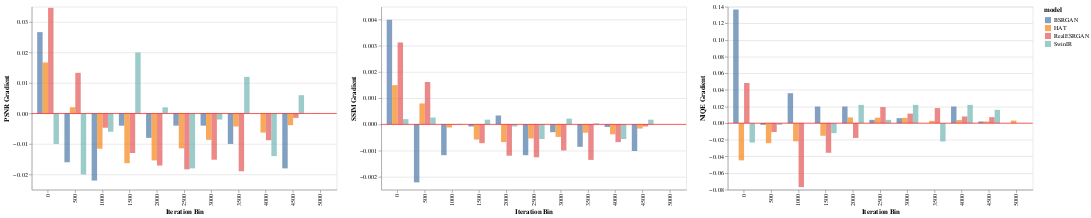

Notebook cell for this chart:
### Code cell
#create clustered bar charts
# Common tooltip fields
tooltips = [
    'model:N',
    'bin:Q',
    'mean_psnr_grad:Q',
    'std_psnr_grad:Q',
    'mean_ssim_grad:Q',
    'std_ssim_grad:Q',
    'mean_niqe_grad:Q',
    'std_niqe_grad:Q'
]

# Function to create side-by-side bars per bin
def make_bar_chart(metric, title):
    bars = alt.Chart(df_convergence_stats).mark_bar(opacity=0.7).encode(
        x=alt.X('bin:O', title='Iteration Bin'),  # treat bin as ordinal for neat spacing
        y=alt.Y(f'{metric}:Q', title=title),
        color='model:N',
        xOffset='model:N',  # side-by-side bars for each model
        tooltip=tooltips
    ).properties(width=500, height=300)

    zero = alt.Chart(pd.DataFrame({'y': [0]})).mark_rule(color='red').encode(y='y:Q')

    return bars + zero

# Build faceted chart
final_chart = alt.hconcat(
    make_bar_chart('mean_psnr_grad', 'PSNR Gradient'),
    make_bar_chart('mean_ssim_grad', 'SSIM Gradient'),
    make_bar_chart('mean_niqe_grad', 'NIQE Gradient')
).resolve_scale(color='shared')

final_chart

### Figure 1 — Vega-Lite specification as saved in the notebook (floating-point values rounded to 4 significant figures)
{"config": {"view": {"continuousWidth": 300, "continuousHeight": 300}}, "hconcat": [{"layer": [{"data": {"name": "data-1a27289bd7dedca6c0067143a7757513"}, "mark": {"type": "bar", "opacity": 0.7}, "encoding": {"color": {"field": "model", "type": "nominal"}, "tooltip": [{"field": "model", "type": "nominal"}, {"field": "bin", "type": "quantitative"}, {"field": "mean_psnr_grad", "type": "quantitative"}, {"field": "std_psnr_grad", "type": "quantitative"}, {"field": "mean_ssim_grad", "type": "quantitative"}, {"field": "std_ssim_grad", "type": "quantitative"}, {"field": "mean_niqe_grad", "type": "quantitative"}, {"field": "std_niqe_grad", "type": "quantitative"}], "x": {"field": "bin", "title": "Iteration Bin", "type": "ordinal"}, "xOffset": {"field": "model", "type": "nominal"}, "y": {"field": "mean_psnr_grad", "title": "PSNR Gradient", "type": "quantitative"}}}, {"data": {"name": "data-a0a55d106695e8d630baff0f16eee66d"}, "mark": {"type": "rule", "color": "red"}, "encoding": {"y": {"field": "y", "type": "quantitative"}}}], "height": 300, "width": 500}, {"layer": [{"data": {"name": "data-1a27289bd7dedca6c0067143a7757513"}, "mark": {"type": "bar", "opacity": 0.7}, "encoding": {"color": {"field": "model", "type": "nominal"}, "tooltip": [{"field": "model", "type": "nominal"}, {"field": "bin", "type": "quantitative"}, {"field": "mean_psnr_grad", "type": "quantitative"}, {"field": "std_psnr_grad", "type": "quantitative"}, {"field": "mean_ssim_grad", "type": "quantitative"}, {"field": "std_ssim_grad", "type": "quantitative"}, {"field": "mean_niqe_grad", "type": "quantitative"}, {"field": "std_niqe_grad", "type": "quantitative"}], "x": {"field": "bin", "title": "Iteration Bin", "type": "ordinal"}, "xOffset": {"field": "model", "type": "nominal"}, "y": {"field": "mean_ssim_grad", "title": "SSIM Gradient", "type": "quantitative"}}}, {"data": {"name": "data-a0a55d106695e8d630baff0f16eee66d"}, "mark": {"type": "rule", "color": "red"}, "encoding": {"y": {"field": "y", "type": "quantitative"}}}], "height": 300, "width": 500}, {"layer": [{"data": {"name": "data-1a27289bd7dedca6c0067143a7757513"}, "mark": {"type": "bar", "opacity": 0.7}, "encoding": {"color": {"field": "model", "type": "nominal"}, "tooltip": [{"field": "model", "type": "nominal"}, {"field": "bin", "type": "quantitative"}, {"field": "mean_psnr_grad", "type": "quantitative"}, {"field": "std_psnr_grad", "type": "quantitative"}, {"field": "mean_ssim_grad", "type": "quantitative"}, {"field": "std_ssim_grad", "type": "quantitative"}, {"field": "mean_niqe_grad", "type": "quantitative"}, {"field": "std_niqe_grad", "type": "quantitative"}], "x": {"field": "bin", "title": "Iteration Bin", "type": "ordinal"}, "xOffset": {"field": "model", "type": "nominal"}, "y": {"field": "mean_niqe_grad", "title": "NIQE Gradient", "type": "quantitative"}}}, {"data": {"name": "data-a0a55d106695e8d630baff0f16eee66d"}, "mark": {"type": "rule", "color": "red"}, "encoding": {"y": {"field": "y", "type": "quantitative"}}}], "height": 300, "width": 500}], "resolve": {"scale": {"color": "shared"}}, "$schema": "https://vega.github.io/schema/vega-lite/v5.20.1.json", "datasets": {"data-1a27289bd7dedca6c0067143a7757513": [{"model": "BSRGAN", "bin": 0.0, "mean_psnr_grad": 0.02667, "std_psnr_grad": 0.106, "min_psnr_grad": -0.07, "max_psnr_grad": 0.14, "mean_ssim_grad": 0.004, "std_ssim_grad": 0.004351, "min_ssim_grad": -0.0004, "max_ssim_grad": 0.0083, "mean_niqe_grad": 0.1367, "std_niqe_grad": 0.2194, "min_niqe_grad": 0.01, "max_niqe_grad": 0.39}, {"model": "BSRGAN", "bin": 500.0, "mean_psnr_grad": -0.016, "std_psnr_grad": 0.06427, "min_psnr_grad": -0.1, "max_psnr_grad": 0.07, "mean_ssim_grad": -0.00222, "std_ssim_grad": 0.004927, "min_ssim_grad": -0.0079, "max_ssim_grad": 0.0049, "mean_niqe_grad": -0.002, "std_niqe_grad": 0.1217, "min_niqe_grad": -0.16, "max_niqe_grad": 0.14}, {"model": "BSRGAN", "bin": 1000.0, "mean_psnr_grad": -0.022, "std_psnr_grad": 0.06221, "min_psnr_grad": -0.09, "max_psnr_grad": 0.03, "mean_ssim_grad": -0.00118, "std_ssim_grad": 0.003301, "min_ssim_grad": -0.0043, "max_ssim_grad": 0.0031, "mean_niqe_grad": 0.036, "std_niqe_grad": 0.09503, "min_niqe_grad": -0.08, "max_niqe_grad": 0.16}, {"model": "BSRGAN", "bin": 1500.0, "mean_psnr_grad": -0.004, "std_psnr_grad": 0.05273, "min_psnr_grad": -0.07, "max_psnr_grad": 0.07, "mean_ssim_grad": -8e-05, "std_ssim_grad": 0.002321, "min_ssim_grad": -0.0025, "max_ssim_grad": 0.0028, "mean_niqe_grad": 0.02, "std_niqe_grad": 0.08775, "min_niqe_grad": -0.07, "max_niqe_grad": 0.11}, {"model": "BSRGAN", "bin": 2000.0, "mean_psnr_grad": -0.008, "std_psnr_grad": 0.06301, "min_psnr_grad": -0.1, "max_psnr_grad": 0.06, "mean_ssim_grad": 0.00034, "std_ssim_grad": 0.005767, "min_ssim_grad": -0.0071, "max_ssim_grad": 0.0063, "mean_niqe_grad": 0.02, "std_niqe_grad": 0.07714, "min_niqe_grad": -0.09, "max_niqe_grad": 0.11}, {"model": "BSRGAN", "bin": 2500.0, "mean_psnr_grad": -0.004, "std_psnr_grad": 0.09072, "min_psnr_grad": -0.14, "max_psnr_grad": 0.11, "mean_ssim_grad": -0.00118, "std_ssim_grad": 0.003804, "min_ssim_grad": -0.0066, "max_ssim_grad": 0.0026, "mean_niqe_grad": 0.004, "std_niqe_grad": 0.1405, "min_niqe_grad": -0.2, "max_niqe_grad": 0.19}, {"model": "BSRGAN", "bin": 3000.0, "mean_psnr_grad": -0.004, "std_psnr_grad": 0.03847, "min_psnr_grad": -0.04, "max_psnr_grad": 0.06, "mean_ssim_grad": -0.0003, "std_ssim_grad": 0.004237, "min_ssim_grad": -0.0064, "max_ssim_grad": 0.0042, "mean_niqe_grad": 0.006, "std_niqe_grad": 0.08414, "min_niqe_grad": -0.1, "max_niqe_grad": 0.09}, {"model": "BSRGAN", "bin": 3500.0, "mean_psnr_grad": -0.01, "std_psnr_grad": 0.07246, "min_psnr_grad": -0.13, "max_psnr_grad": 0.06, "mean_ssim_grad": -0.00086, "std_ssim_grad": 0.003778, "min_ssim_grad": -0.0073, "max_ssim_grad": 0.0018, "mean_niqe_grad": 0.0, "std_niqe_grad": 0.08689, "min_niqe_grad": -0.1, "max_niqe_grad": 0.14}, {"model": "BSRGAN", "bin": 4000.0, "mean_psnr_grad": 0.0, "std_psnr_grad": 0.05874, "min_psnr_grad": -0.07, "max_psnr_grad": 0.06, "mean_ssim_grad": -0.0001, "std_ssim_grad": 0.004189, "min_ssim_grad": -0.005, "max_ssim_grad": 0.0045, "mean_niqe_grad": 0.02, "std_niqe_grad": 0.07778, "min_niqe_grad": -0.1, "max_niqe_grad": 0.11}, {"model": "BSRGAN", "bin": 4500.0, "mean_psnr_grad": -0.018, "std_psnr_grad": 0.03701, "min_psnr_grad": -0.07, "max_psnr_grad": 0.03, "mean_ssim_grad": -0.00102, "std_ssim_grad": 0.003723, "min_ssim_grad": -0.0076, "max_ssim_grad": 0.0012, "mean_niqe_grad": 0.002, "std_niqe_grad": 0.07563, "min_niqe_grad": -0.1, "max_niqe_grad": 0.08}, {"model": "HAT", "bin": 0.0, "mean_psnr_grad": 0.01673, "std_psnr_grad": 0.001498, "min_psnr_grad": 0.0155, "max_psnr_grad": 0.0184, "mean_ssim_grad": 0.0015, "std_ssim_grad": 3.203e-17, "min_ssim_grad": 0.0015, "max_ssim_grad": 0.0015, "mean_niqe_grad": -0.0447, "std_niqe_grad": 0.01227, "min_niqe_grad": -0.0574, "max_niqe_grad": -0.0329}, {"model": "HAT", "bin": 500.0, "mean_psnr_grad": 0.00204, "std_psnr_grad": 0.006917, "min_psnr_grad": -0.0052, "max_psnr_grad": 0.0105, "mean_ssim_grad": 0.0008, "std_ssim_grad": 0.0003391, "min_ssim_grad": 0.0004, "max_ssim_grad": 0.0012, "mean_niqe_grad": -0.02408, "std_niqe_grad": 0.004214, "min_niqe_grad": -0.0303, "max_niqe_grad": -0.0189}, {"model": "HAT", "bin": 1000.0, "mean_psnr_grad": -0.01156, "std_psnr_grad": 0.003303, "min_psnr_grad": -0.0157, "max_psnr_grad": -0.0065, "mean_ssim_grad": -0.00012, "std_ssim_grad": 0.0001643, "min_ssim_grad": -0.0003, "max_ssim_grad": 0.0001, "mean_niqe_grad": -0.0218, "std_niqe_grad": 0.01112, "min_niqe_grad": -0.0414, "max_niqe_grad": -0.0145}, {"model": "HAT", "bin": 1500.0, "mean_psnr_grad": -0.0163, "std_psnr_grad": 0.00282, "min_psnr_grad": -0.0208, "max_psnr_grad": -0.0132, "mean_ssim_grad": -0.00058, "std_ssim_grad": 0.0003033, "min_ssim_grad": -0.001, "max_ssim_grad": -0.0003, "mean_niqe_grad": -0.01516, "std_niqe_grad": 0.007807, "min_niqe_grad": -0.0258, "max_niqe_grad": -0.0046}, {"model": "HAT", "bin": 2000.0, "mean_psnr_grad": -0.0154, "std_psnr_grad": 0.003848, "min_psnr_grad": -0.0195, "max_psnr_grad": -0.0106, "mean_ssim_grad": -0.00068, "std_ssim_grad": 0.0001304, "min_ssim_grad": -0.0008, "max_ssim_grad": -0.0005, "mean_niqe_grad": 0.00692, "std_niqe_grad": 0.002668, "min_niqe_grad": 0.0033, "max_niqe_grad": 0.0096}, {"model": "HAT", "bin": 2500.0, "mean_psnr_grad": -0.01144, "std_psnr_grad": 0.002981, "min_psnr_grad": -0.0154, "max_psnr_grad": -0.0086, "mean_ssim_grad": -0.00054, "std_ssim_grad": 0.0001517, "min_ssim_grad": -0.0007, "max_ssim_grad": -0.0004, "mean_niqe_grad": 0.00654, "std_niqe_grad": 0.003621, "min_niqe_grad": 0.0009, "max_niqe_grad": 0.0105}, {"model": "HAT", "bin": 3000.0, "mean_psnr_grad": -0.00866, "std_psnr_grad": 0.001753, "min_psnr_grad": -0.0109, "max_psnr_grad": -0.0067, "mean_ssim_grad": -0.00048, "std_ssim_grad": 8.367e-05, "min_ssim_grad": -0.0006, "max_ssim_grad": -0.0004, "mean_niqe_grad": 0.00634, "std_niqe_grad": 0.00419, "min_niqe_grad": 0.0011, "max_niqe_grad": 0.0106}, {"model": "HAT", "bin": 3500.0, "mean_psnr_grad": -0.00426, "std_psnr_grad": 0.002277, "min_psnr_grad": -0.0082, "max_psnr_grad": -0.0027, "mean_ssim_grad": -0.00032, "std_ssim_grad": 0.0001483, "min_ssim_grad": -0.0005, "max_ssim_grad": -0.0001, "mean_niqe_grad": 0.00274, "std_niqe_grad": 0.002944, "min_niqe_grad": -0.0022, "max_niqe_grad": 0.0054}, {"model": "HAT", "bin": 4000.0, "mean_psnr_grad": -0.00628, "std_psnr_grad": 0.001678, "min_psnr_grad": -0.0087, "max_psnr_grad": -0.0046, "mean_ssim_grad": -0.00038, "std_ssim_grad": 8.367e-05, "min_ssim_grad": -0.0005, "max_ssim_grad": -0.0003, "mean_niqe_grad": 0.00374, "std_niqe_grad": 0.003655, "min_niqe_grad": -0.001, "max_niqe_grad": 0.0074}, {"model": "HAT", "bin": 4500.0, "mean_psnr_grad": -0.00384, "std_psnr_grad": 0.001727, "min_psnr_grad": -0.0057, "max_psnr_grad": -0.0016, "mean_ssim_grad": -0.00016, "std_ssim_grad": 0.0001673, "min_ssim_grad": -0.0003, "max_ssim_grad": 0.0001, "mean_niqe_grad": 0.00202, "std_niqe_grad": 0.002495, "min_niqe_grad": -0.0002, "max_niqe_grad": 0.0049}, {"model": "HAT", "bin": 5000.0, "mean_psnr_grad": -5e-05, "std_psnr_grad": 7.071e-05, "min_psnr_grad": -0.0001, "max_psnr_grad": 0.0, "mean_ssim_grad": 0.0, "std_ssim_grad": 0.0, "min_ssim_grad": 0.0, "max_ssim_grad": 0.0, "mean_niqe_grad": 0.0031, "std_niqe_grad": 0.004384, "min_niqe_grad": 0.0, "max_niqe_grad": 0.0062}, {"model": "RealESRGAN", "bin": 0.0, "mean_psnr_grad": 0.03463, "std_psnr_grad": 0.005072, "min_psnr_grad": 0.0288, "max_psnr_grad": 0.038, "mean_ssim_grad": 0.003133, "std_ssim_grad": 0.0002082, "min_ssim_grad": 0.0029, "max_ssim_grad": 0.0033, "mean_niqe_grad": 0.04827, "std_niqe_grad": 0.03574, "min_niqe_grad": 0.0073, "max_niqe_grad": 0.0731}, {"model": "RealESRGAN", "bin": 500.0, "mean_psnr_grad": 0.01332, "std_psnr_grad": 0.01163, "min_psnr_grad": -0.0009, "max_psnr_grad": 0.0288, "mean_ssim_grad": 0.00162, "std_ssim_grad": 0.0008556, "min_ssim_grad": 0.0006, "max_ssim_grad": 0.0027, "mean_niqe_grad": -0.0107, "std_niqe_grad": 0.06148, "min_niqe_grad": -0.074, "max_niqe_grad": 0.0677}, {"model": "RealESRGAN", "bin": 1000.0, "mean_psnr_grad": -0.00468, "std_psnr_grad": 0.005324, "min_psnr_grad": -0.0095, "max_psnr_grad": 0.0033, "mean_ssim_grad": -2e-05, "std_ssim_grad": 0.0004324, "min_ssim_grad": -0.0006, "max_ssim_grad": 0.0005, "mean_niqe_grad": -0.0769, "std_niqe_grad": 0.01859, "min_niqe_grad": -0.0925, "max_niqe_grad": -0.047}, {"model": "RealESRGAN", "bin": 1500.0, "mean_psnr_grad": -0.01296, "std_psnr_grad": 0.003795, "min_psnr_grad": -0.0185, "max_psnr_grad": -0.0089, "mean_ssim_grad": -0.00072, "std_ssim_grad": 0.0001304, "min_ssim_grad": -0.0009, "max_ssim_grad": -0.0006, "mean_niqe_grad": -0.0356, "std_niqe_grad": 0.01618, "min_niqe_grad": -0.0612, "max_niqe_grad": -0.0228}, {"model": "RealESRGAN", "bin": 2000.0, "mean_psnr_grad": -0.01708, "std_psnr_grad": 0.002968, "min_psnr_grad": -0.0216, "max_psnr_grad": -0.0137, "mean_ssim_grad": -0.0012, "std_ssim_grad": 0.0002121, "min_ssim_grad": -0.0015, "max_ssim_grad": -0.001, "mean_niqe_grad": -0.01778, "std_niqe_grad": 0.01599, "min_niqe_grad": -0.0401, "max_niqe_grad": -0.0015}, {"model": "RealESRGAN", "bin": 2500.0, "mean_psnr_grad": -0.01832, "std_psnr_grad": 0.001929, "min_psnr_grad": -0.0205, "max_psnr_grad": -0.0157, "mean_ssim_grad": -0.00126, "std_ssim_grad": 0.000114, "min_ssim_grad": -0.0014, "max_ssim_grad": -0.0011, "mean_niqe_grad": 0.01936, "std_niqe_grad": 0.006669, "min_niqe_grad": 0.008, "max_niqe_grad": 0.025}, {"model": "RealESRGAN", "bin": 3000.0, "mean_psnr_grad": -0.01516, "std_psnr_grad": 0.002605, "min_psnr_grad": -0.0187, "max_psnr_grad": -0.0115, "mean_ssim_grad": -0.001, "std_ssim_grad": 0.0001732, "min_ssim_grad": -0.0013, "max_ssim_grad": -0.0009, "mean_niqe_grad": 0.01152, "std_niqe_grad": 0.006262, "min_niqe_grad": 0.0066, "max_niqe_grad": 0.022}, {"model": "RealESRGAN", "bin": 3500.0, "mean_psnr_grad": -0.01896, "std_psnr_grad": 0.003827, "min_psnr_grad": -0.0227, "max_psnr_grad": -0.0143, "mean_ssim_grad": -0.00136, "std_ssim_grad": 0.000251, "min_ssim_grad": -0.0017, "max_ssim_grad": -0.001, "mean_niqe_grad": 0.01814, "std_niqe_grad": 0.01062, "min_niqe_grad": 0.0051, "max_niqe_grad": 0.033}, {"model": "RealESRGAN", "bin": 4000.0, "mean_psnr_grad": -0.00878, "std_psnr_grad": 0.006412, "min_psnr_grad": -0.0174, "max_psnr_grad": -0.0002, "mean_ssim_grad": -0.00068, "std_ssim_grad": 0.0005762, "min_ssim_grad": -0.0014, "max_ssim_grad": 0.0002, "mean_niqe_grad": 0.0081, "std_niqe_grad": 0.005957, "min_niqe_grad": -0.0003, "max_niqe_grad": 0.0142}, {"model": "RealESRGAN", "bin": 4500.0, "mean_psnr_grad": -0.00146, "std_psnr_grad": 0.005893, "min_psnr_grad": -0.0092, "max_psnr_grad": 0.0061, "mean_ssim_grad": -8e-05, "std_ssim_grad": 0.0002387, "min_ssim_grad": -0.0004, "max_ssim_grad": 0.0002, "mean_niqe_grad": 0.00724, "std_niqe_grad": 0.007178, "min_niqe_grad": -0.0001, "max_niqe_grad": 0.0174}, {"model": "SwinIR", "bin": 0.0, "mean_psnr_grad": -0.01, "std_psnr_grad": 0.03606, "min_psnr_grad": -0.05, "max_psnr_grad": 0.02, "mean_ssim_grad": 0.0002, "std_ssim_grad": 0.001389, "min_ssim_grad": -0.0007, "max_ssim_grad": 0.0018, "mean_niqe_grad": -0.02333, "std_niqe_grad": 0.2335, "min_niqe_grad": -0.23, "max_niqe_grad": 0.23}, {"model": "SwinIR", "bin": 500.0, "mean_psnr_grad": -0.02, "std_psnr_grad": 0.06325, "min_psnr_grad": -0.09, "max_psnr_grad": 0.07, "mean_ssim_grad": 0.00026, "std_ssim_grad": 0.003411, "min_ssim_grad": -0.0048, "max_ssim_grad": 0.0042, "mean_niqe_grad": -0.002, "std_niqe_grad": 0.08228, "min_niqe_grad": -0.11, "max_niqe_grad": 0.1}, {"model": "SwinIR", "bin": 1000.0, "mean_psnr_grad": -0.006, "std_psnr_grad": 0.08385, "min_psnr_grad": -0.1, "max_psnr_grad": 0.07, "mean_ssim_grad": 2e-05, "std_ssim_grad": 0.003942, "min_ssim_grad": -0.0054, "max_ssim_grad": 0.0046, "mean_niqe_grad": 0.0, "std_niqe_grad": 0.0866, "min_niqe_grad": -0.13, "max_niqe_grad": 0.09}, {"model": "SwinIR", "bin": 1500.0, "mean_psnr_grad": 0.02, "std_psnr_grad": 0.02345, "min_psnr_grad": -0.01, "max_psnr_grad": 0.04, "mean_ssim_grad": 0.00018, "std_ssim_grad": 0.002457, "min_ssim_grad": -0.004, "max_ssim_grad": 0.0025, "mean_niqe_grad": -0.012, "std_niqe_grad": 0.1052, "min_niqe_grad": -0.1, "max_niqe_grad": 0.17}, {"model": "SwinIR", "bin": 2000.0, "mean_psnr_grad": 0.002, "std_psnr_grad": 0.04324, "min_psnr_grad": -0.05, "max_psnr_grad": 0.07, "mean_ssim_grad": -8e-05, "std_ssim_grad": 0.001842, "min_ssim_grad": -0.0027, "max_ssim_grad": 0.0018, "mean_niqe_grad": 0.022, "std_niqe_grad": 0.0638, "min_niqe_grad": -0.06, "max_niqe_grad": 0.09}, {"model": "SwinIR", "bin": 2500.0, "mean_psnr_grad": -0.018, "std_psnr_grad": 0.03701, "min_psnr_grad": -0.06, "max_psnr_grad": 0.04, "mean_ssim_grad": -0.00056, "std_ssim_grad": 0.002105, "min_ssim_grad": -0.0034, "max_ssim_grad": 0.0018, "mean_niqe_grad": 0.004, "std_niqe_grad": 0.03912, "min_niqe_grad": -0.05, "max_niqe_grad": 0.04}, {"model": "SwinIR", "bin": 3000.0, "mean_psnr_grad": -0.002, "std_psnr_grad": 0.02683, "min_psnr_grad": -0.03, "max_psnr_grad": 0.04, "mean_ssim_grad": 0.00022, "std_ssim_grad": 0.001551, "min_ssim_grad": -0.0023, "max_ssim_grad": 0.0015, "mean_niqe_grad": 0.022, "std_niqe_grad": 0.01924, "min_niqe_grad": 0.0, "max_niqe_grad": 0.05}, {"model": "SwinIR", "bin": 3500.0, "mean_psnr_grad": 0.012, "std_psnr_grad": 0.03271, "min_psnr_grad": -0.02, "max_psnr_grad": 0.05, "mean_ssim_grad": 4e-05, "std_ssim_grad": 0.001869, "min_ssim_grad": -0.0016, "max_ssim_grad": 0.0032, "mean_niqe_grad": -0.022, "std_niqe_grad": 0.0753, "min_niqe_grad": -0.14, "max_niqe_grad": 0.05}, {"model": "SwinIR", "bin": 4000.0, "mean_psnr_grad": -0.014, "std_psnr_grad": 0.01517, "min_psnr_grad": -0.03, "max_psnr_grad": 0.01, "mean_ssim_grad": -0.00056, "std_ssim_grad": 0.002318, "min_ssim_grad": -0.0031, "max_ssim_grad": 0.002, "mean_niqe_grad": 0.022, "std_niqe_grad": 0.06943, "min_niqe_grad": -0.08, "max_niqe_grad": 0.08}, {"model": "SwinIR", "bin": 4500.0, "mean_psnr_grad": 0.006, "std_psnr_grad": 0.04037, "min_psnr_grad": -0.05, "max_psnr_grad": 0.05, "mean_ssim_grad": 0.00018, "std_ssim_grad": 0.001712, "min_ssim_grad": -0.0017, "max_ssim_grad": 0.0021, "mean_niqe_grad": 0.016, "std_niqe_grad": 0.07987, "min_niqe_grad": -0.09, "max_niqe_grad": 0.13}], "data-a0a55d106695e8d630baff0f16eee66d": [{"y": 0}]}}
